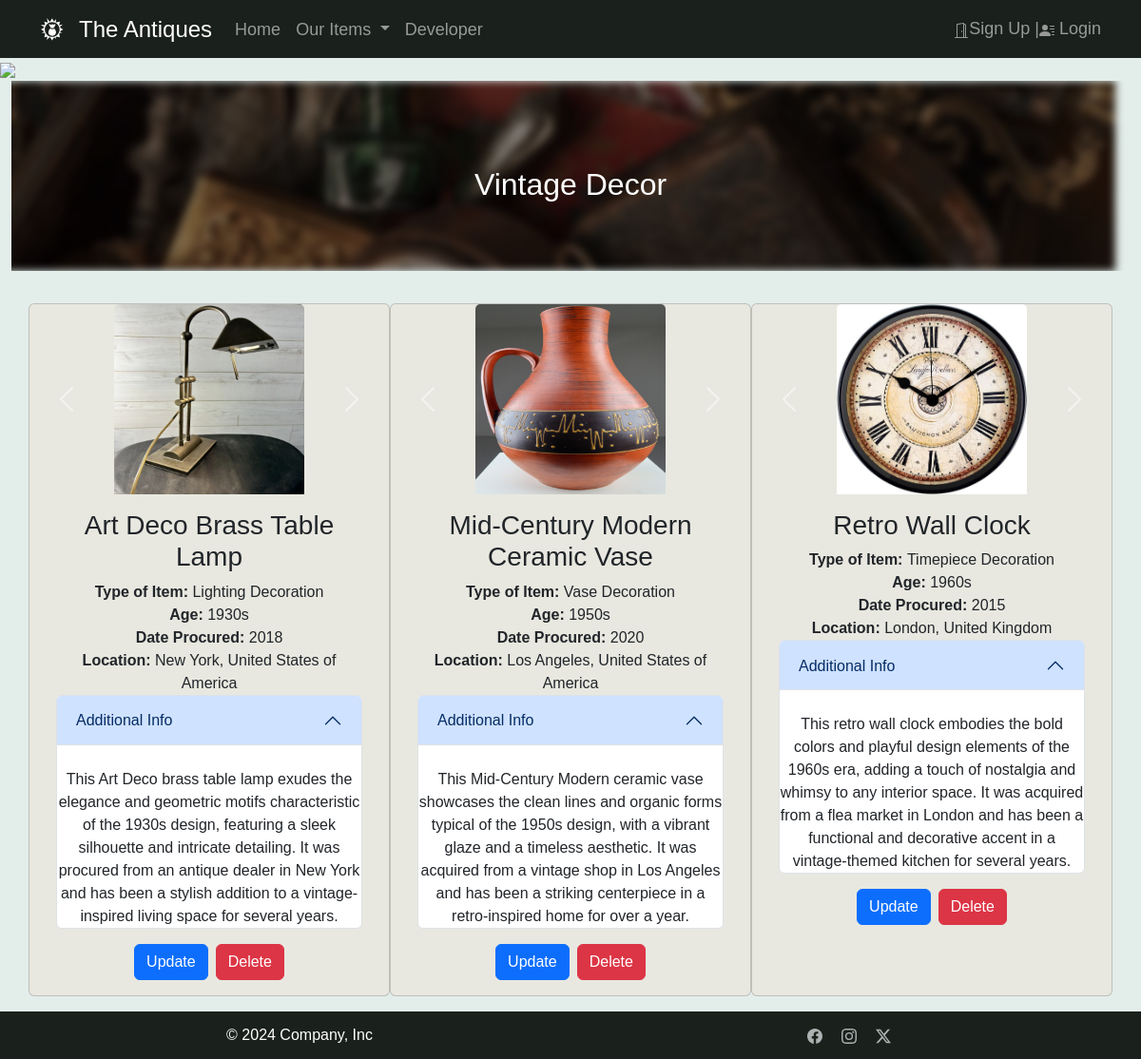
Page /items/vintage_decor.php on the committed database.
### tables this page shows
CREATE TABLE `antique_information_db` (
  `itemId` int(11) NOT NULL,
  `name` varchar(255) NOT NULL,
  `Type` varchar(255) NOT NULL,
  `age` varchar(255) NOT NULL,
  `date_procured` year(4) NOT NULL,
  `location` varchar(255) NOT NULL,
  `description` longtext NOT NULL
);

### items/vintage_decor.php (the view, shortened to what this page needs)
<!doctype html>
<html lang="en">
  <head>
    <link href="../frameworks/bootstrap/css/bootstrap.css" rel="stylesheet">
    <link href="../stylesheet-new.css" rel="stylesheet">
  </head>
  <body>
    <?php include ('..\navbar1.php'); ?>
    <?php $carousel_name = "Vintage Decor";
    include ('carousel.php'); ?>
    <div class="container">
      <div class="row text-center">
          <?php
          function displayAntiqueDetails($itemIds) {
            $imageUrls = [
              12 => ['../assets/ADBTL.webp', "https://i.ebayimg.com/images/g/wRMAAOSwj~VlFAr8/s-l1600.jpg", "https://i.ebayimg.com/images/g/OLkAAOSwJu1lFAr9/s-l1600.jpg", "https://i.ebayimg.com/images/g/S5kAAOSwed5lFAr~/s-l1600.jpg"],
              13 => ['../assets/MCMCV.jpg', 'https://www.davidowski.nl/galleries/large-mid-century-modern-ceramic-vase-or-vessel-austria-1960s-mid-20th-century-3466889-en-max.jpg', 'https://www.davidowski.nl/galleries/large-mid-century-modern-ceramic-vase-or-vessel-austria-1960s-mid-20th-century-3466887-en-max.jpg'],
              14 => ['../assets/RWC.jpg', 'https://m.media-amazon.com/images/I/71ZySVAiEPL._AC_SL1000_.jpg', 'https://m.media-amazon.com/images/I/71rgwyhcHZL._AC_SL1000_.jpg'],
            ];
            $servername = "localhost";
            $username = "root";
            $password = "";
            $dbname = "theantiques_db";
            $conn = new mysqli($servername, $username, $password, $dbname);
            $columnCount = 0;
            $columnMax = 3;
            foreach ($itemIds as $itemId) {
                $sql = "SELECT name, type, age, date_procured, location, description FROM antique_information_db WHERE itemId = $itemId";
                $result = $conn->query($sql);
                if ($result->num_rows > 0) {
                  $row = $result->fetch_assoc();
                if ($columnCount == $columnMax) {
                  echo '</div>';
                  echo '<div class="row text-center">';
                  echo '<div class="card col mb-3">';
                  $columnCount = 0;
                }
                else {
                  echo '<div class="card col mb-3">';
                  $columnCount++;
                }
                $imageUrlsForItemId = isset($imageUrls[$itemId]) ? $imageUrls[$itemId] : [''];
        if (count($imageUrlsForItemId) > 1) {
            echo '<div id="carousel_' . $itemId . '" class="carousel slide" data-bs-ride="carousel">';
            echo '<div class="carousel-inner">';
            foreach ($imageUrlsForItemId as $index => $imageUrl) {
                $activeClass = $index === 0 ? 'active' : '';
                echo '<div class="carousel-item ' . $activeClass . '">';
                echo '<img src="' . $imageUrl . '" class="card-img-top item-image mx-auto d-block" alt="...">';
                echo '</div>';
            }
            echo '</div>';
            echo '<button class="carousel-control-prev" type="button" data-bs-target="#carousel_' . $itemId . '" data-bs-slide="prev">';
            echo '<span class="carousel-control-prev-icon" aria-hidden="true"></span>';
            echo '</button>';
            echo '<button class="carousel-control-next" type="button" data-bs-target="#carousel_' . $itemId . '" data-bs-slide="next">';
            echo '<span class="carousel-control-next-icon" aria-hidden="true"></span>';
            echo '</button>';
            echo '</div>';
        } else {
            echo '<img src="' . $imageUrlsForItemId[0] . '" class="card-img-top item-image mx-auto d-block" alt="...">';
        }
                echo '<div class="card-body">';
                echo '<div class="h3 card-title item-title">' . $row["name"] . '</div>';
                echo '<div class="card-text item-type">' . "<b>Type of Item: </b>" . $row["type"] . '</div>';
                echo '<div class="card-text item-age">' . "<b>Age: </b>" . $row["age"] . '</div>';
                echo '<div class="card-text item-date-procured">' . "<b>Date Procured: </b>" . $row["date_procured"] . '</div>';
                echo '<div class="card-text item-location-acquired">' . "<b>Location: </b>" . $row["location"] . '</div>';
                echo '<div class="accordion" id="accordionExample">
                <div class="accordion-item">
                  <h2 class="accordion-header headingOne" id="headingOne_' . $itemId . '">
                    <button class="accordion-button" type="button" data-bs-toggle="collapse" data-bs-target="#collapseOne_' . $itemId . '" aria-expanded="true" aria-controls="collapseOne_' . $itemId . '">
                    Additional Info
                    </button>
                  </h2>
                    <div id="collapseOne_' . $itemId . '" class="accordion-collapse collapse show" aria-labelledby="headingOne_' . $itemId . '" data-bs-parent="#accordionExample">
                      <div class="card-text item-description mt-4">
                      ' . $row["description"] . '
                      </div>
                    </div>
                  </div>
                </div>';
              echo '<div class="mt-3 d-flex justify-content-center">
              <form action="update_antique_info.php" method="post">
              <input type="hidden" name="itemId" value="' . $itemId . '">
              <button type="submit" class="btn btn-primary">Update</button>
              </form>
              <button class="btn btn-danger ms-2 delete-button" data-itemid="' . $itemId . '">Delete</button>
              </div>';
                echo '</div>';
                echo '</div>';
                } else {
                    echo "No records found for itemId $itemId.";
                  }
            }
          }
          $itemIdsToFetch = [12, 13, 14];
          displayAntiqueDetails($itemIdsToFetch);
          ?>
          </div>
        </div>
  </body>
</html>

### stylesheet-new.css (style rules this page uses)
body { font-family: sans-serif; min-height: 100vh; display: flex; flex-direction: column; background: #e3eeeb 100%; background-repeat: no-repeat; color: white; }
.card { background: rgb(232, 232, 224) 100%; }
.footer { background: #1a201b; color: white; }
.item-image { width: 200px; height: 200px; }
.item-description { margin-bottom: 30px; }

### rows in the picture
antique_information_db: name "Art Deco Brass Table Lamp", Type "Lighting Decoration", age "1930s", date_procured "2018", location "New York, United States of America", description "This Art Deco brass table lamp exudes the elegance and geometric motifs characteristic of the 1930s design, featuring a sleek silhouette and intricate detailing. It was procured from an antique dealer in New York and has been a stylish addition to a vintage-inspired living space for several years."
antique_information_db: name "Mid-Century Modern Ceramic Vase", Type "Vase Decoration", age "1950s", date_procured "2020", location "Los Angeles, United States of America", description "This Mid-Century Modern ceramic vase showcases the clean lines and organic forms typical of the 1950s design, with a vibrant glaze and a timeless aesthetic. It was acquired from a vintage shop in Los Angeles and has been a striking centerpiece in a retro-inspired home for over a year."
antique_information_db: name "Retro Wall Clock", Type "Timepiece Decoration", age "1960s", date_procured "2015", location "London, United Kingdom", description "This retro wall clock embodies the bold colors and playful design elements of the 1960s era, adding a touch of nostalgia and whimsy to any interior space. It was acquired from a flea market in London and has been a functional and decorative accent in a vintage-themed kitchen for several years."

### other values in the picture
$carousel_name "Vintage Decor"
